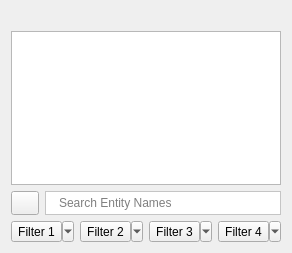
<?xml version="1.0" encoding="UTF-8"?>
<ui version="4.0">
 <class>EntityTreeComposite</class>
 <widget class="QWidget" name="EntityTreeComposite">
  <property name="geometry">
   <rect>
    <x>0</x>
    <y>0</y>
    <width>290</width>
    <height>253</height>
   </rect>
  </property>
  <property name="windowTitle">
   <string>Form</string>
  </property>
  <layout class="QVBoxLayout" name="verticalLayout">
   <item>
    <widget class="QLabel" name="countLabel">
     <property name="toolTip">
      <string>Number of entries in the top level hierarchy</string>
     </property>
     <property name="text">
      <string/>
     </property>
    </widget>
   </item>
   <item>
    <widget class="QTreeView" name="treeView">
     <property name="contextMenuPolicy">
      <enum>Qt::ActionsContextMenu</enum>
     </property>
     <property name="selectionMode">
      <enum>QAbstractItemView::ExtendedSelection</enum>
     </property>
     <property name="uniformRowHeights">
      <bool>true</bool>
     </property>
     <property name="allColumnsShowFocus">
      <bool>true</bool>
     </property>
    </widget>
   </item>
   <item>
    <layout class="QHBoxLayout" name="horizontalLayout_2">
     <item>
      <widget class="QToolButton" name="filterButton">
       <property name="minimumSize">
        <size>
         <width>28</width>
         <height>24</height>
        </size>
       </property>
       <property name="toolTip">
        <string>Open the Entity Filter Dialog</string>
       </property>
       <property name="text">
        <string/>
       </property>
       <property name="icon">
        <iconset resource="simQtResources.qrc">
         <normaloff>:/simQt/images/Filter.png</normaloff>:/simQt/images/Filter.png</iconset>
       </property>
      </widget>
     </item>
     <item>
      <widget class="QFrame" name="frame">
       <property name="sizePolicy">
        <sizepolicy hsizetype="Preferred" vsizetype="Preferred">
         <horstretch>0</horstretch>
         <verstretch>0</verstretch>
        </sizepolicy>
       </property>
       <property name="styleSheet">
        <string notr="true">background: white;</string>
       </property>
       <property name="frameShape">
        <enum>QFrame::StyledPanel</enum>
       </property>
       <property name="frameShadow">
        <enum>QFrame::Plain</enum>
       </property>
       <layout class="QHBoxLayout" name="horizontalLayout">
        <property name="spacing">
         <number>2</number>
        </property>
        <property name="leftMargin">
         <number>2</number>
        </property>
        <property name="topMargin">
         <number>0</number>
        </property>
        <property name="rightMargin">
         <number>0</number>
        </property>
        <property name="bottomMargin">
         <number>0</number>
        </property>
        <item>
         <widget class="QLabel" name="label">
          <property name="text">
           <string/>
          </property>
          <property name="pixmap">
           <pixmap resource="simQtResources.qrc">:/simQt/images/Search.png</pixmap>
          </property>
         </widget>
        </item>
        <item>
         <widget class="simQt::EntityFilterLineEdit" name="lineEdit">
          <property name="toolTip">
           <string/>
          </property>
          <property name="frame">
           <bool>false</bool>
          </property>
          <property name="placeholderText">
           <string>Search Entity Names</string>
          </property>
         </widget>
        </item>
       </layout>
      </widget>
     </item>
    </layout>
   </item>
   <item>
    <widget class="QWidget" name="filterConfigWidget" native="true">
     <layout class="QHBoxLayout" name="horizontalLayout_3">
      <property name="leftMargin">
       <number>0</number>
      </property>
      <property name="topMargin">
       <number>0</number>
      </property>
      <property name="rightMargin">
       <number>0</number>
      </property>
      <property name="bottomMargin">
       <number>0</number>
      </property>
      <item>
       <widget class="QToolButton" name="f1Button">
        <property name="sizePolicy">
         <sizepolicy hsizetype="Preferred" vsizetype="Fixed">
          <horstretch>0</horstretch>
          <verstretch>0</verstretch>
         </sizepolicy>
        </property>
        <property name="text">
         <string>Filter 1</string>
        </property>
        <property name="popupMode">
         <enum>QToolButton::MenuButtonPopup</enum>
        </property>
       </widget>
      </item>
      <item>
       <widget class="QToolButton" name="f2Button">
        <property name="sizePolicy">
         <sizepolicy hsizetype="Preferred" vsizetype="Fixed">
          <horstretch>0</horstretch>
          <verstretch>0</verstretch>
         </sizepolicy>
        </property>
        <property name="text">
         <string>Filter 2</string>
        </property>
        <property name="popupMode">
         <enum>QToolButton::MenuButtonPopup</enum>
        </property>
       </widget>
      </item>
      <item>
       <widget class="QToolButton" name="f3Button">
        <property name="sizePolicy">
         <sizepolicy hsizetype="Preferred" vsizetype="Fixed">
          <horstretch>0</horstretch>
          <verstretch>0</verstretch>
         </sizepolicy>
        </property>
        <property name="text">
         <string>Filter 3</string>
        </property>
        <property name="popupMode">
         <enum>QToolButton::MenuButtonPopup</enum>
        </property>
       </widget>
      </item>
      <item>
       <widget class="QToolButton" name="f4Button">
        <property name="sizePolicy">
         <sizepolicy hsizetype="Preferred" vsizetype="Fixed">
          <horstretch>0</horstretch>
          <verstretch>0</verstretch>
         </sizepolicy>
        </property>
        <property name="text">
         <string>Filter 4</string>
        </property>
        <property name="popupMode">
         <enum>QToolButton::MenuButtonPopup</enum>
        </property>
       </widget>
      </item>
     </layout>
    </widget>
   </item>
  </layout>
  <action name="actionExpand_All">
   <property name="icon">
    <iconset resource="simQtResources.qrc">
     <normaloff>:/simQt/images/Expand.png</normaloff>:/simQt/images/Expand.png</iconset>
   </property>
   <property name="text">
    <string>Expand All</string>
   </property>
   <property name="toolTip">
    <string>Expand All</string>
   </property>
  </action>
  <action name="actionCollapse_All">
   <property name="icon">
    <iconset resource="simQtResources.qrc">
     <normaloff>:/simQt/images/Collapse.png</normaloff>:/simQt/images/Collapse.png</iconset>
   </property>
   <property name="text">
    <string>Collapse All</string>
   </property>
   <property name="toolTip">
    <string>Collapse All</string>
   </property>
  </action>
 </widget>
 <customwidgets>
  <customwidget>
   <class>simQt::EntityFilterLineEdit</class>
   <extends>QLineEdit</extends>
   <header>simQt/EntityFilterLineEdit.h</header>
  </customwidget>
 </customwidgets>
 <resources>
  <include location="simQtResources.qrc"/>
 </resources>
 <connections>
  <connection>
   <sender>actionExpand_All</sender>
   <signal>triggered()</signal>
   <receiver>treeView</receiver>
   <slot>expandAll()</slot>
   <hints>
    <hint type="sourcelabel">
     <x>-1</x>
     <y>-1</y>
    </hint>
    <hint type="destinationlabel">
     <x>136</x>
     <y>119</y>
    </hint>
   </hints>
  </connection>
  <connection>
   <sender>actionCollapse_All</sender>
   <signal>triggered()</signal>
   <receiver>treeView</receiver>
   <slot>collapseAll()</slot>
   <hints>
    <hint type="sourcelabel">
     <x>-1</x>
     <y>-1</y>
    </hint>
    <hint type="destinationlabel">
     <x>136</x>
     <y>119</y>
    </hint>
   </hints>
  </connection>
 </connections>
</ui>
